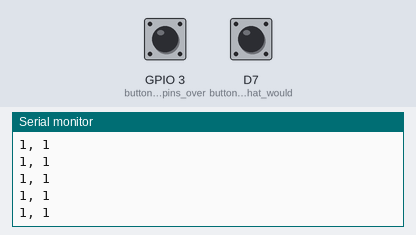
Simulated run of this sketch. Board: ESP8266 (NodeMCU). On the bench: the last lines printed to the serial monitor. The inputs (shaded band) are chosen by the test bench; at power-on: GPIO 3 (button_two_pins_over) HIGH, D7 (button_on_pin_that_would) HIGH.

Above: at 1.2 s.
1.3 s: GPIO 3 (button_two_pins_over) pulled LOW for 0.15 s
At 1.31 s:
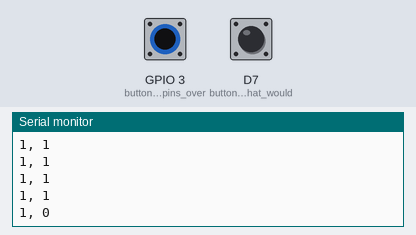
2.9 s: D7 (button_on_pin_that_would) pulled LOW for 0.15 s
At 2.91 s:
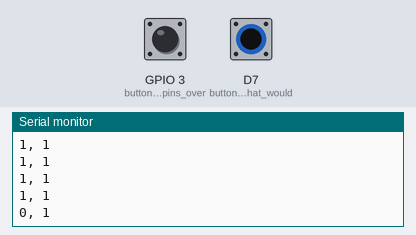

Measured:
- after the input at 1.3 s, the serial monitor: prints a new line at once (image 1)
- after the input at 2.9 s, the serial monitor: prints a new line at once (image 2)

The sketch:

pedal_uart_test.ino
```cpp
void setup() {
  Serial.begin(0);
  while (!Serial) {
    // Wait for USB Serial to connect
  }
  Serial.println("USB Serial initialized");

  Serial1.setTX(D6);   // TX on GPIO0
  Serial1.setRX(-D7);  // Disable RX functionality
  Serial1.begin(115200);
  pinMode(D7, INPUT_PULLUP);  //button on pin that would normally be RX.
  pinMode(D9, INPUT_PULLUP);  //button two pins over.

}

void loop() {
  Serial.print(digitalRead(D7));
  Serial.print(", ");
  Serial.println(digitalRead(D9));
  delay(100);

}
```
